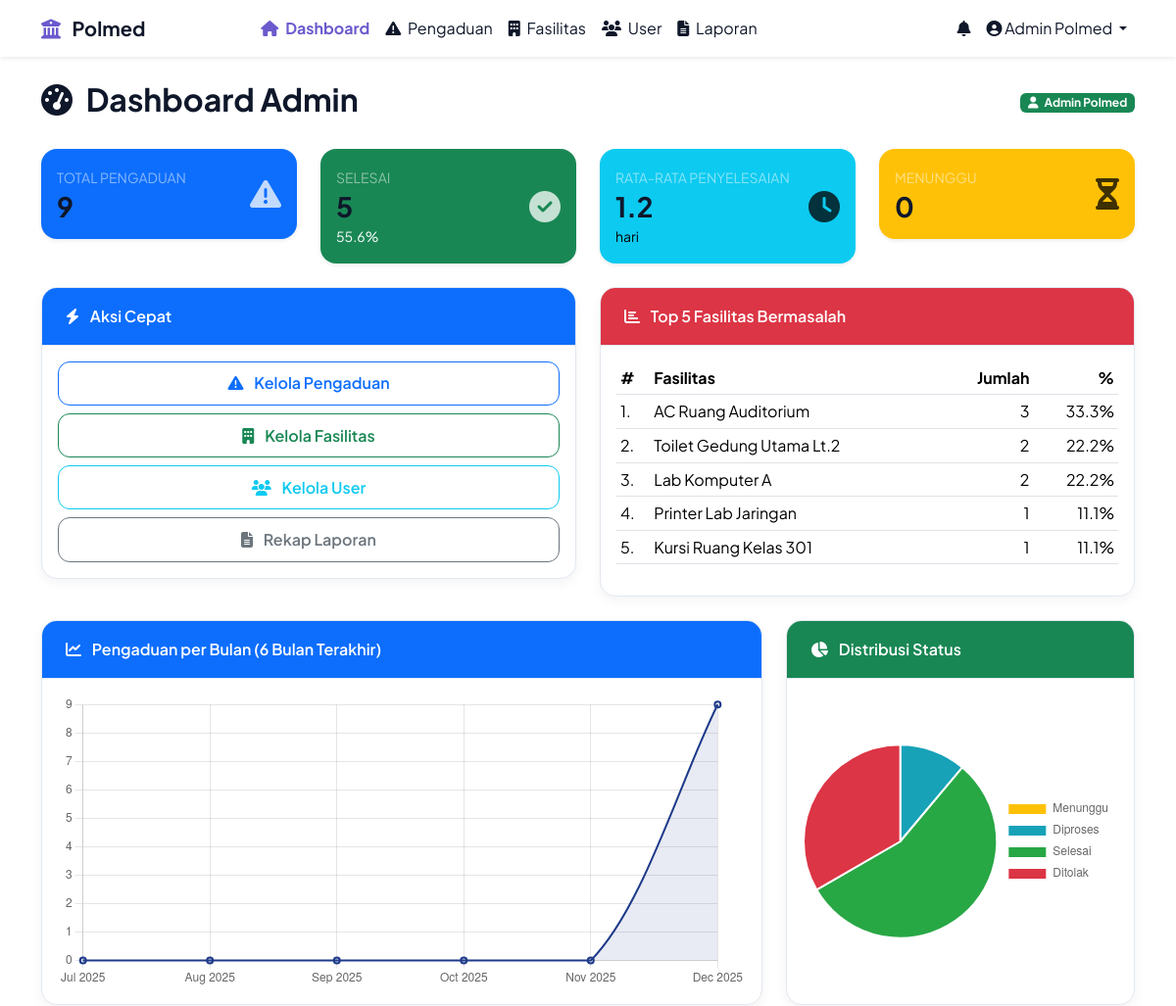
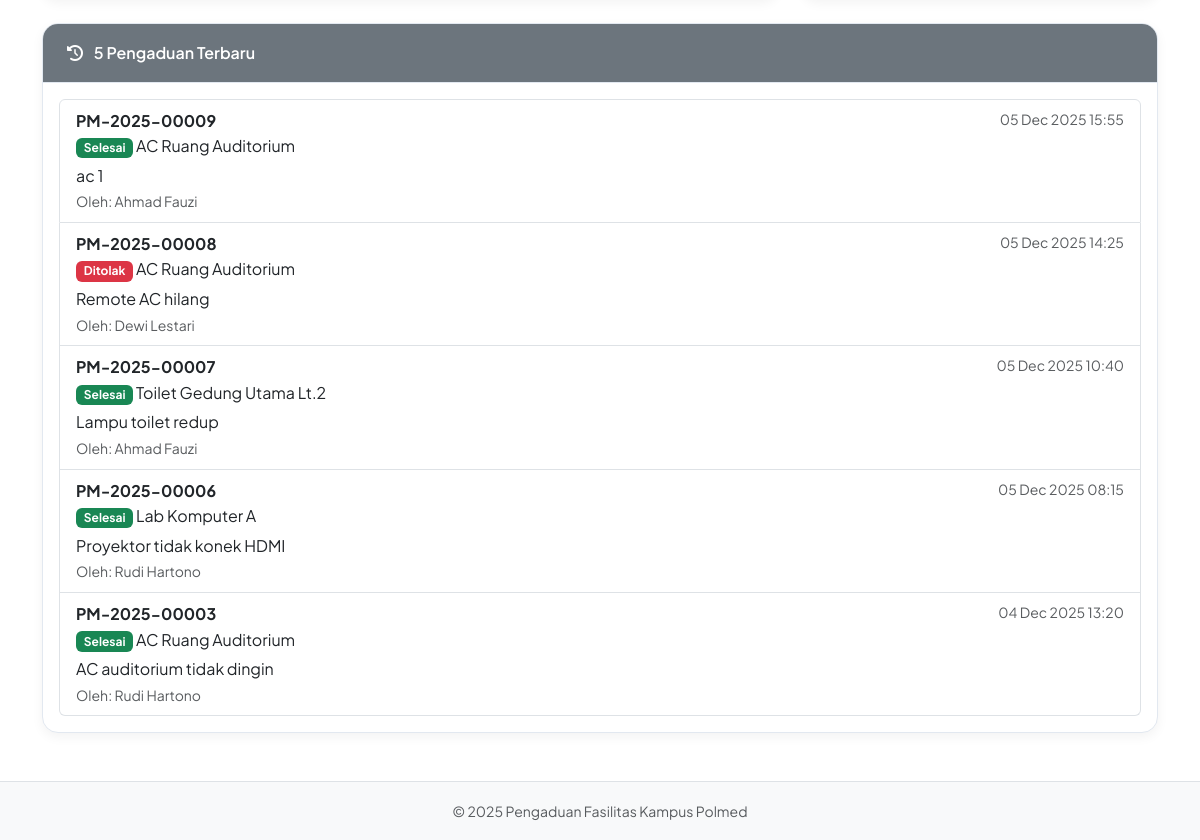
The page /dashboard/admin/index.php (signed in) on the database its author committed (2 pictures, top to bottom).
### tables this page shows
CREATE TABLE `pengaduan` (
  `id` int(11) NOT NULL,
  `user_id` int(11) NOT NULL,
  `fasilitas_id` int(11) NOT NULL,
  `no_tiket` varchar(20) NOT NULL,
  `judul` varchar(150) NOT NULL,
  `deskripsi` text NOT NULL,
  `foto` varchar(255) DEFAULT NULL,
  `status` enum('menunggu','diproses','selesai','ditolak') NOT NULL DEFAULT 'menunggu',
  `created_at` timestamp NOT NULL DEFAULT current_timestamp(),
  `updated_at` timestamp NOT NULL DEFAULT current_timestamp() ON UPDATE current_timestamp()
);

CREATE TABLE `fasilitas` (
  `id` int(11) NOT NULL,
  `nama` varchar(100) NOT NULL,
  `lokasi` varchar(100) DEFAULT NULL,
  `deskripsi` text DEFAULT NULL
);

CREATE TABLE `users` (
  `id` int(11) NOT NULL,
  `nama` varchar(100) NOT NULL,
  `nim_nip` varchar(20) NOT NULL,
  `email` varchar(100) DEFAULT NULL,
  `password` varchar(255) NOT NULL,
  `role` enum('mahasiswa','petugas','admin') NOT NULL DEFAULT 'mahasiswa',
  `created_at` timestamp NOT NULL DEFAULT current_timestamp()
);

### dashboard/admin/index.php (the view, shortened to what this page needs)
<?php include '../../includes/header.php'; ?>
<div class="d-flex justify-content-between align-items-center mb-4">
    <h2><i class="fas fa-tachometer-alt me-2"></i> Dashboard Admin</h2>
    <span class="badge bg-success">
        <i class="fas fa-user me-1"></i> <?= htmlspecialchars($_SESSION['nama']) ?>
    </span>
</div>
<div class="row g-4 mb-4">
    <?php
    $stats = [];
    $result = $koneksi->query("SELECT COUNT(*) as total FROM pengaduan");
    $stats['total'] = $result->fetch_assoc()['total'];
    $result = $koneksi->query("SELECT COUNT(*) as selesai FROM pengaduan WHERE status = 'selesai'");
    $stats['selesai'] = $result->fetch_assoc()['selesai'];
    $stats['persen_selesai'] = $stats['total'] > 0 ? round(($stats['selesai'] / $stats['total']) * 100, 1) : 0;
    $result = $koneksi->query("
        SELECT AVG(DATEDIFF(updated_at, created_at)) as avg_days
        FROM pengaduan
        WHERE status = 'selesai'
    ");
    $avg = $result->fetch_assoc()['avg_days'];
    $stats['rata_waktu'] = $avg ? round($avg, 1) : 0;
    ?>
    <div class="col-md-3">
        <div class="card text-bg-primary border-0 shadow-sm">
            <div class="card-body">
                <div class="d-flex justify-content-between align-items-center">
                    <div>
                        <small class="text-white-50">TOTAL PENGADUAN</small>
                        <h3 class="mb-0"><?= $stats['total'] ?></h3>
                    </div>
                    <i class="fas fa-exclamation-triangle fa-2x opacity-75"></i>
                </div>
            </div>
        </div>
    </div>
    <div class="col-md-3">
        <div class="card text-bg-success border-0 shadow-sm">
            <div class="card-body">
                <div class="d-flex justify-content-between align-items-center">
                    <div>
                        <small class="text-white-50">SELESAI</small>
                        <h3 class="mb-0"><?= $stats['selesai'] ?></h3>
                        <small class="text-white-75"><?= $stats['persen_selesai'] ?>%</small>
                    </div>
                    <i class="fas fa-check-circle fa-2x opacity-75"></i>
                </div>
            </div>
        </div>
    </div>
    <div class="col-md-3">
        <div class="card text-bg-info border-0 shadow-sm">
            <div class="card-body">
                <div class="d-flex justify-content-between align-items-center">
                    <div>
                        <small class="text-white-50">RATA-RATA PENYELESAIAN</small>
                        <h3 class="mb-0"><?= $stats['rata_waktu'] ?></h3>
                        <small class="text-white-75">hari</small>
                    </div>
                    <i class="fas fa-clock fa-2x opacity-75"></i>
                </div>
            </div>
        </div>
    </div>
    <div class="col-md-3">
        <?php
        $result = $koneksi->query("SELECT COUNT(*) as menunggu FROM pengaduan WHERE status = 'menunggu'");
        $menunggu = $result->fetch_assoc()['menunggu'];
        ?>
        <div class="card text-bg-warning border-0 shadow-sm">
            <div class="card-body">
                <div class="d-flex justify-content-between align-items-center">
                    <div>
                        <small class="text-white-50">MENUNGGU</small>
                        <h3 class="mb-0"><?= $menunggu ?></h3>
                    </div>
                    <i class="fas fa-hourglass-half fa-2x opacity-75"></i>
                </div>
            </div>
        </div>
    </div>
</div>
<div class="row mb-4">
    <div class="col-md-6">
        <div class="card">
            <div class="card-header bg-primary text-white">
                <i class="fas fa-bolt me-2"></i> Aksi Cepat
            </div>
            <div class="card-body">
                <div class="d-grid gap-2">
                    <a href="pengaduan.php" class="btn btn-outline-primary">
                        <i class="fas fa-exclamation-triangle me-2"></i> Kelola Pengaduan
                    </a>
                    <a href="fasilitas.php" class="btn btn-outline-success">
                        <i class="fas fa-building me-2"></i> Kelola Fasilitas
                    </a>
                    <a href="user.php" class="btn btn-outline-info">
                        <i class="fas fa-users me-2"></i> Kelola User
                    </a>
                    <a href="laporan.php" class="btn btn-outline-secondary">
                        <i class="fas fa-file-alt me-2"></i> Rekap Laporan
                    </a>
                </div>
            </div>
        </div>
    </div>
    <div class="col-md-6">
        <div class="card">
            <div class="card-header bg-danger text-white">
                <i class="fas fa-chart-bar me-2"></i> Top 5 Fasilitas Bermasalah
            </div>
            <div class="card-body">
                <div class="table-responsive">
                    <table class="table table-sm">
                        <thead>
                            <tr>
                                <th>#</th>
                                <th>Fasilitas</th>
                                <th class="text-end">Jumlah</th>
                                <th class="text-end">%</th>
                            </tr>
                        </thead>
                        <tbody>
                            <?php
                            $top_query = "
                                SELECT f.nama, COUNT(p.id) as total
                                FROM pengaduan p
                                JOIN fasilitas f ON p.fasilitas_id = f.id
                                GROUP BY f.id
                                ORDER BY total DESC
                                LIMIT 5
                            ";
                            $top_result = $koneksi->query($top_query);
                            $no = 1;
                            while ($row = $top_result->fetch_assoc()):
                                $persen = $stats['total'] > 0 ? round(($row['total'] / $stats['total']) * 100, 1) : 0;
                            ?>
                            <tr>
                                <td><?= $no++ ?>.</td>
                                <td><?= htmlspecialchars($row['nama']) ?></td>
                                <td class="text-end"><?= $row['total'] ?></td>
                                <td class="text-end"><?= $persen ?>%</td>
                            </tr>
                            <?php endwhile; ?>
                        </tbody>
                    </table>
                </div>
            </div>
        </div>
    </div>
</div>
<div class="row mb-4">
    <div class="col-md-8">
        <div class="card">
            <div class="card-header bg-primary text-white">
                <i class="fas fa-chart-line me-2"></i> Pengaduan per Bulan (6 Bulan Terakhir)
            </div>
            <div class="card-body">
                <div style="height:300px;">
                    <canvas id="pengaduanChart"></canvas>
                </div>
            </div>
        </div>
    </div>
    <div class="col-md-4">
        <div class="card">
            <div class="card-header bg-success text-white">
                <i class="fas fa-chart-pie me-2"></i> Distribusi Status
            </div>
            <div class="card-body">
                <div style="height:300px;">
                    <canvas id="statusChart"></canvas>
                </div>
            </div>
        </div>
    </div>
</div>
<div class="card">
    <div class="card-header bg-secondary text-white">
        <i class="fas fa-history me-2"></i> 5 Pengaduan Terbaru
    </div>
    <div class="card-body">
        <?php
        $recent_query = "
            SELECT p.id, p.no_tiket, p.judul, p.status, p.created_at,
                   u.nama as pelapor, f.nama as fasilitas
            FROM pengaduan p
            JOIN users u ON p.user_id = u.id
            JOIN fasilitas f ON p.fasilitas_id = f.id
            ORDER BY p.created_at DESC
            LIMIT 5
        ";
        $recent_result = $koneksi->query($recent_query);
        ?>
        <div class="list-group">
            <?php while ($row = $recent_result->fetch_assoc()): ?>
                <a href="pengaduan.php" class="list-group-item list-group-item-action">
                    <div class="d-flex justify-content-between">
                        <strong><?= htmlspecialchars($row['no_tiket']) ?></strong>
                        <small class="text-muted"><?= date('d M Y H:i', strtotime($row['created_at'])) ?></small>
                    </div>
                    <div class="mb-1">
                        <span class="badge bg-<?=
                            $row['status'] == 'selesai' ? 'success' :
                            ($row['status'] == 'diproses' ? 'info' :
                            ($row['status'] == 'ditolak' ? 'danger' : 'warning'))
                        ?>"><?= ucfirst($row['status']) ?></span>
                        <?= htmlspecialchars($row['fasilitas']) ?>
                    </div>
                    <div><?= htmlspecialchars($row['judul']) ?></div>
                    <small class="text-muted">Oleh: <?= htmlspecialchars($row['pelapor']) ?></small>
                </a>
            <?php endwhile; ?>
        </div>
    </div>
</div>
<?php include '../../includes/footer.php'; ?>

### assets/css/style.css (style rules this page uses)
:root { --primary: #6a5acd; --primary-light: #8a7fd4; --primary-dark: #4a3a9c; --success: #10b981; --warning: #f59e0b; --danger: #ef4444; --white: #ffffff; --gray-100: #f8fafc; --gray-200: #e2e8f0; --gray-700: #334155; --shadow: 0 4px 12px rgba(0, 0, 0, 0.05); --border-radius: 16px; }
body { font-family: 'Plus Jakarta Sans', -apple-system, BlinkMacSystemFont, 'Segoe UI', Roboto, sans-serif; background-color: var(--white); color: var(--gray-700); line-height: 1.6; }
h1, h2, h3, h4, h5, h6 { font-weight: 700; color: #0f172a; }
.card { border: 1px solid var(--gray-200); border-radius: var(--border-radius); box-shadow: var(--shadow); transition: transform 0.3s ease; overflow: hidden; }
.card-header { background-color: var(--white); border-bottom: 1px solid var(--gray-200); font-weight: 600; padding: 1rem 1.5rem; }
.btn { font-weight: 600; border-radius: 12px; padding: 0.6rem 1.5rem; }

### includes/header.php (style rules this page uses)
body { font-family: 'Plus Jakarta Sans', -apple-system, BlinkMacSystemFont, sans-serif; }

### rows shown on the page
pengaduan: no_tiket "PM-2025-00009", created_at "05 Dec 2025 15:55", status "Selesai", fasilitas.nama "AC Ruang Auditorium", judul "ac 1", user.nama "Ahmad Fauzi"
pengaduan: no_tiket "PM-2025-00008", created_at "05 Dec 2025 14:25", status "Ditolak", fasilitas.nama "AC Ruang Auditorium", judul "Remote AC hilang", user.nama "Dewi Lestari"
pengaduan: no_tiket "PM-2025-00007", created_at "05 Dec 2025 10:40", status "Selesai", fasilitas.nama "Toilet Gedung Utama Lt.2", judul "Lampu toilet redup", user.nama "Ahmad Fauzi"
pengaduan: no_tiket "PM-2025-00006", created_at "05 Dec 2025 08:15", status "Selesai", fasilitas.nama "Lab Komputer A", judul "Proyektor tidak konek HDMI", user.nama "Rudi Hartono"
pengaduan: no_tiket "PM-2025-00003", created_at "04 Dec 2025 13:20", status "Selesai", fasilitas.nama "AC Ruang Auditorium", judul "AC auditorium tidak dingin", user.nama "Rudi Hartono"

### other values the page prints
$_SESSION['nama'] "Admin Polmed"
$stats['total'] "9"
$stats['selesai'] "5"
$stats['persen_selesai'] "55.6"
$stats['rata_waktu'] "1.2"
$menunggu "0"
$row['nama'] "AC Ruang Auditorium"
$row['total'] "3"
$persen "33.3"
$row['nama'] "Toilet Gedung Utama Lt.2"
$row['total'] "2"
$persen "22.2"
$row['nama'] "Lab Komputer A"
$row['nama'] "Printer Lab Jaringan"
$row['total'] "1"
